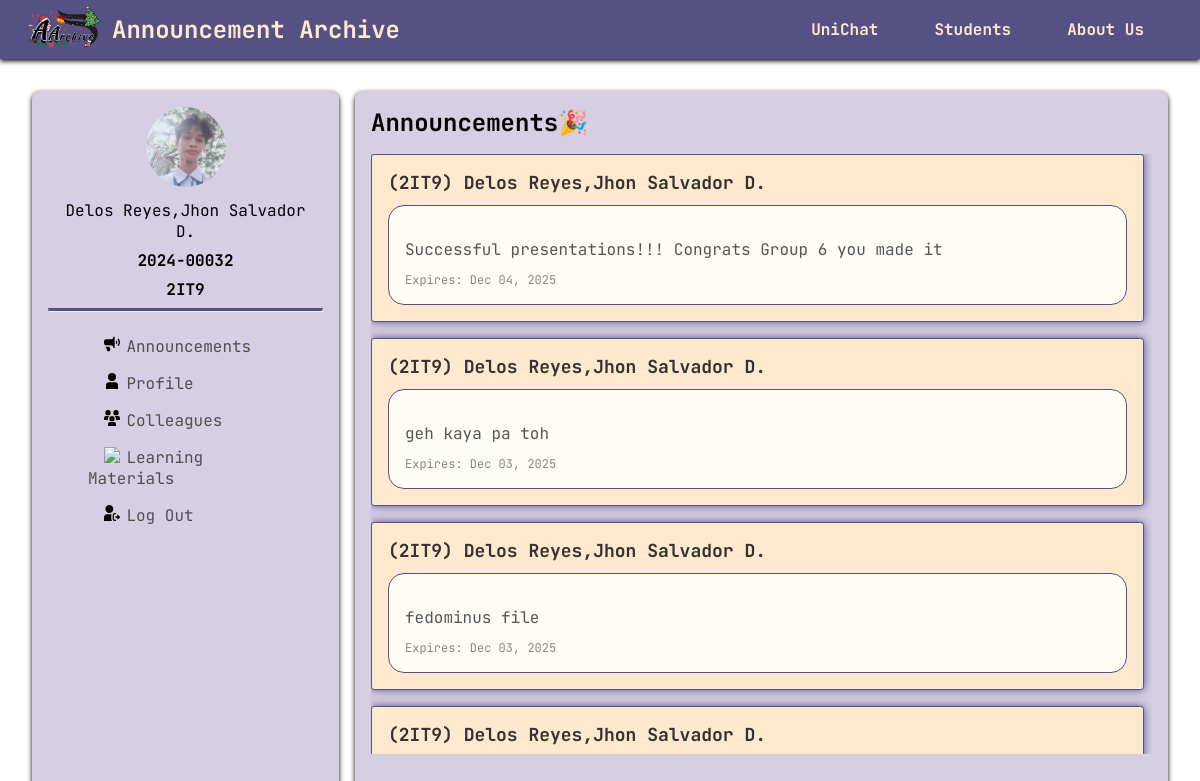
Page /user-announcement.php (signed in) on the committed database.
### tables this page shows
CREATE TABLE `userdata` (
  `id` int(11) NOT NULL,
  `full_name` varchar(100) NOT NULL,
  `student_id` varchar(20) NOT NULL,
  `section` varchar(50) NOT NULL,
  `username` varchar(50) NOT NULL,
  `password` varchar(255) NOT NULL,
  `role` enum('Admin','User') NOT NULL,
  `created_at` timestamp NOT NULL DEFAULT current_timestamp()
);

CREATE TABLE `announcements` (
  `id` int(11) NOT NULL,
  `user_id` int(11) NOT NULL,
  `message` text NOT NULL,
  `expires_at` date NOT NULL,
  `created_at` timestamp NOT NULL DEFAULT current_timestamp()
);

### user-announcement.php (the view, shortened to what this page needs)
<?php
  include ("userdb.php");
  $user_id = $_SESSION['user_id'];
  $sql = "SELECT full_name, student_id, section FROM userdata WHERE id = ?";
  $stmt = mysqli_prepare($conn, $sql);
  mysqli_stmt_bind_param($stmt, "i", $user_id);
  mysqli_stmt_execute($stmt);
  $result = mysqli_stmt_get_result($stmt);
  if ($row = mysqli_fetch_assoc($result)) {
      $full_name = htmlspecialchars($row['full_name']);
      $student_id = htmlspecialchars($row['student_id']);
      $section = htmlspecialchars($row['section']);
  } else {
      session_destroy();
      header("Location: login.php");
      exit;
  }
  $announcements_query = "SELECT a.*, u.full_name, u.section
                        FROM announcements a
                        JOIN userdata u ON a.user_id = u.id
                        WHERE expires_at > NOW()
                        ORDER BY a.created_at DESC";
  $announcements_result = mysqli_query($conn, $announcements_query);
  $announcements = [];
  while ($row = mysqli_fetch_assoc($announcements_result)) {
      $announcements[] = $row;
  }
?>
<!DOCTYPE html>
<html lang="en">
<head>
  <link rel="stylesheet" href="user-announcement.css" />
  <link rel="stylesheet" href="nav-bar.css" />
</head>
<body>
  <nav>
    <div class="nav1">
      <a href="user-announcement.php"><img src="images/logo-icon.png" class="logo-icon" /></a>
      <h2>Announcement Archive</h2>
    </div>
    <ul class="nav2">
      <li><a href="">UniChat</a></li>
      <li><a href="">Students</a></li>
      <li><a href="about.html">About Us</a></li>
    </ul>
  </nav>
  <main id="main-frame">
    <section id="profile">
      <div class="main-profile">
        <img src="images/fed.jpg" />
        <p><?php echo $full_name; ?></p>
        <p><strong><?php echo $student_id; ?></strong></p>
        <p><strong><?php echo $section; ?></strong></p>
        <hr />
      </div>
      <div class="navigations">
        <ul>
          <li>
            <a href="user-announcement.php"><img src="images/announcement.svg" />Announcements</a>
          </li>
          <li>
            <a href="user-profile.php"><img src="images/profile.svg" />Profile</a>
          </li>
          <li>
            <a href="user-colleagues.php"><img src="images/colleagues.svg" />Colleagues</a>
          </li>
          <li>
            <a href="user-learning_materials.php"><img src="images/learning-m.svg" />Learning Materials</a>
          </li>
           <li>
            <a href="logout.php"><img src="images/user-logout.svg" />Log Out</a>
          </li>
        </ul>
      </div>
    </section>
    <section id="announcement-board">
      <div class="add-ann">
        <h2>Announcements🎉</h2>
      </div>
      <div class="scroll-box">
        <?php if (count($announcements) > 0): ?>
            <?php foreach ($announcements as $ann): ?>
            <div class="board">
                <h3>(<?php echo htmlspecialchars($ann['section']); ?>) <?php echo htmlspecialchars($ann['full_name']); ?></h3>
                <div class="container">
                    <p><?php echo nl2br(htmlspecialchars($ann['message'])); ?></p>
                    <small>Expires: <?php echo date('M d, Y', strtotime($ann['expires_at'])); ?></small>
                </div>
            </div>
            <?php endforeach; ?>
        <?php endif; ?>
      </div>
    </section>
  </main>
</body>
</html>

### user-announcement.css (style rules this page uses)
* { --main-color: #555184; --second-color: #d6cfe3; --text-color: #fee9ce; --color2: #fffcf5; --color3: #f7f3ff; }
#announcement-board { background-color: var(--second-color); border-radius: 0.5rem; padding: 1rem; width: 80%; box-shadow: 0 2px 5px; }
#announcement-board h2 { margin: 0 0 1rem 0; }
#announcement-board .add-ann { display: flex; align-items: center; justify-content: space-between; }
#announcement-board .scroll-box { height: 90%; overflow-y: auto; padding-right: 0.5rem; scrollbar-width: thin; scrollbar-color: var(--main-color) var(--color2); }
#announcement-board .board { box-shadow: 0 0 10px var(--main-color); background-color: var(--text-color); height: auto; padding: 1rem; border-radius: 0.2rem; border: 1px solid var(--main-color); margin: 0 0 1rem; }
#announcement-board .board h3 { margin: 0 0 0.7rem 0; }
#announcement-board .board div { background-color: var(--color2); border-radius: 1rem; padding: 1rem; border: 1px solid var(--main-color); }
.board { background: white; border-radius: 10px; padding: 20px; margin-bottom: 15px; box-shadow: 0 2px 5px rgba(0,0,0,0.1); }
.board h3 { color: #333; margin-bottom: 10px; font-size: 18px; }
.board .container { background: #f9f9f9; padding: 15px; border-radius: 5px; }
.board p { color: #555; line-height: 1.5; margin-bottom: 10px; }
.board small { color: #888; font-size: 12px; display: block; margin-top: 10px; }
.scroll-box { max-height: 600px; overflow-y: auto; padding-right: 10px; }

### nav-bar.css (style rules this page uses)
body { font-family: JetBrainsMono; margin: 0; }
* { --main-color: #555184; --second-color: #d6cfe3; --text-color: #fee9ce; --color2: #fffcf5; --color3: #f7f3ff; }
hr { border-top: 3px solid var(--main-color); }
nav { background-color: var(--main-color); padding: 0 2rem 0 1rem; justify-content: space-between; display: flex; box-shadow: 0 2px 5px; align-items: center; }
nav .nav1 { display: flex; color: var(--text-color); align-items: center; }
nav .nav1 h2 { margin: 0; }
nav .nav2 { display: flex; gap: 0.5rem; list-style-type: none; margin: 0; }
nav .nav2 li { cursor: pointer; padding: 0.5rem; }
nav .nav2 li a { text-decoration: none; font-weight: bold; color: var(--text-color); padding: 1rem; }
nav .nav1 .logo-icon { width: 6rem; }
#main-frame { display: flex; height: 100vh; margin: 2rem; gap: 1rem; }
#main-frame #profile .navigations ul li, #main-frame #profile .navigations ul li a { list-style-type: none; text-decoration: none; }
#main-frame #profile { background-color: var(--second-color); border-radius: 0.5rem; padding: 1rem; width: 20rem; box-shadow: 0 2px 5px; }
#main-frame #profile .main-profile { text-align: center; }
#main-frame #profile .main-profile img { width: 5rem; border-radius: 100%; }
#main-frame #profile .main-profile p { margin: 0.5rem; }
#main-frame #profile .navigations ul { padding-left: 2rem; }
#main-frame #profile .navigations li { padding: 0.5rem; width: fit-content; }
#main-frame #profile .navigations li a { color: rgb(79, 79, 79); padding: 1rem; }
#main-frame #profile .navigations img { width: 1rem; margin-right: 0.4rem; }

### rows in the picture
userdata: full_name "Delos Reyes,Jhon Salvador D.", student "2024-00032", section "2IT9"
announcements: user.section "2IT9", user.full_name "Delos Reyes,Jhon Salvador D.", message "Successful presentations!!! Congrats Group 6 you made it", expires_at "Dec 04, 2025"
announcements: user.section "2IT9", user.full_name "Delos Reyes,Jhon Salvador D.", message "geh kaya pa toh", expires_at "Dec 03, 2025"
announcements: user.section "2IT9", user.full_name "Delos Reyes,Jhon Salvador D.", message "fedominus file", expires_at "Dec 03, 2025"
announcements: user.section "2IT9", user.full_name "Delos Reyes,Jhon Salvador D."
